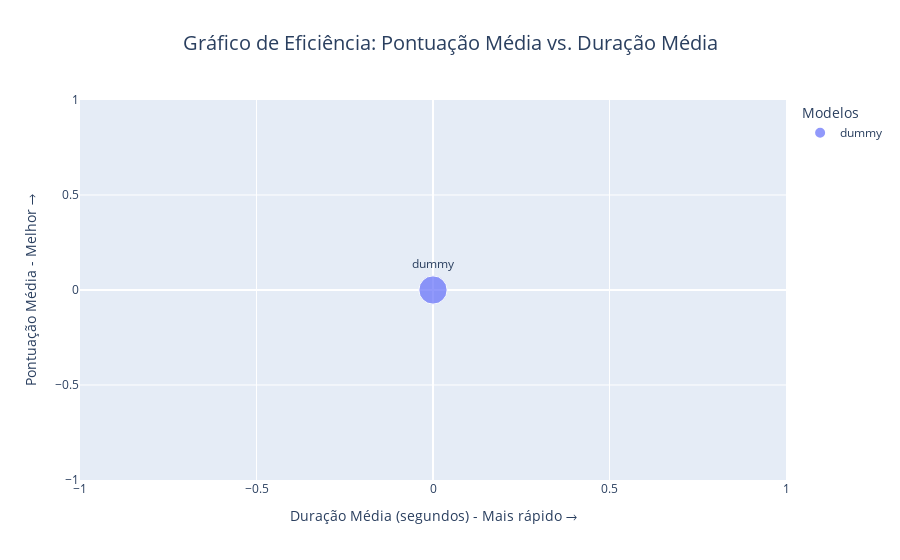

Write notebook code for a chart like this one.
### Markdown cell above
### Seção 3: Análise de Eficiência (Pontuação vs. Velocidade)

Um bom modelo não é apenas preciso, mas também rápido. O gráfico de dispersão abaixo nos ajuda a visualizar o trade-off entre pontuação e velocidade. O modelo ideal estaria no quadrante superior esquerdo (alta pontuação, baixa duração).

### Code cell
if 'df' in locals():
    summary_df = df.groupby('model_name').agg(
        avg_score=('score', 'mean'),
        avg_duration=('duration_seconds', 'mean')
    ).reset_index()
    fig = px.scatter(summary_df, 
                     x='avg_duration', 
                     y='avg_score', 
                     text='model_name', 
                     color='model_name',
                     size=[20]*len(summary_df),
                     title='Gráfico de Eficiência: Pontuação Média vs. Duração Média',
                     labels={'avg_duration': 'Duração Média (segundos) - Mais rápido →', 
                             'avg_score': 'Pontuação Média - Melhor →'})
    fig.update_traces(textposition='top center')
    fig.update_layout(title_font_size=20, title_x=0.5, xaxis_title_font_size=14, yaxis_title_font_size=14, legend_title='Modelos')
    fig.show()

### Figure 1 — Plotly figure (JSON) as saved in the notebook; plotly's stock layout.template omitted (floating-point values rounded to 4 significant figures)
{"data": [{"hovertemplate": "model_name=%{text}<br>Duração Média (segundos) - Mais rápido →=%{x}<br>Pontuação Média - Melhor →=%{y}<br>size=%{marker.size}<extra></extra>", "legendgroup": "dummy", "marker": {"color": "#636efa", "size": [20], "sizemode": "area", "sizeref": 0.05, "symbol": "circle"}, "mode": "markers+text", "name": "dummy", "orientation": "v", "showlegend": true, "text": ["dummy"], "x": [1.146e-06], "xaxis": "x", "y": [0.0], "yaxis": "y", "type": "scatter", "textposition": "top center"}], "layout": {"xaxis": {"anchor": "y", "domain": [0.0, 1.0], "title": {"text": "Duração Média (segundos) - Mais rápido →", "font": {"size": 14}}}, "yaxis": {"anchor": "x", "domain": [0.0, 1.0], "title": {"text": "Pontuação Média - Melhor →", "font": {"size": 14}}}, "legend": {"title": {"text": "Modelos"}, "tracegroupgap": 0, "itemsizing": "constant"}, "title": {"text": "Gráfico de Eficiência: Pontuação Média vs. Duração Média", "font": {"size": 20}, "x": 0.5}}}
